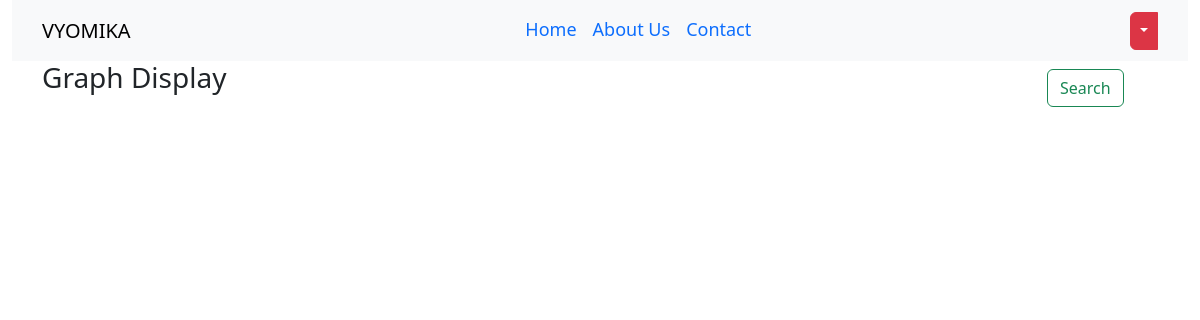
/visualize/display/33/, run on an earlier commit of the app's database.
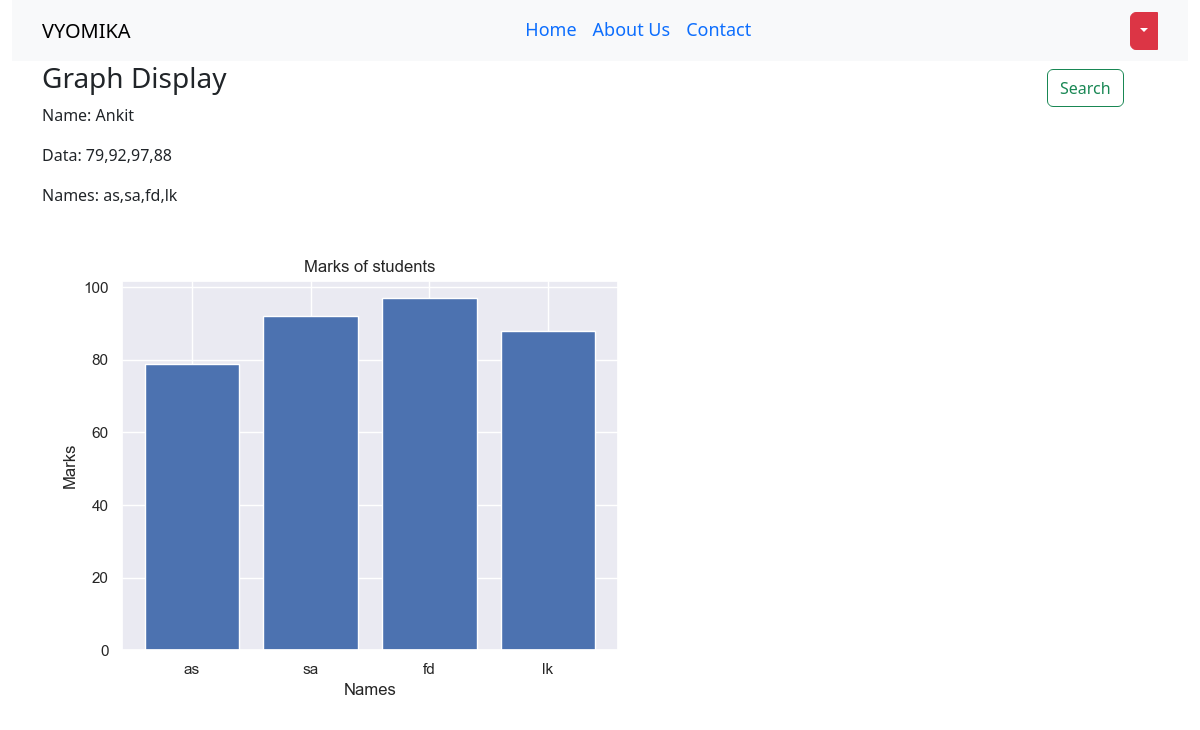
And on a later commit of the database.
### Visualize/models.py (models this page shows, shortened)
class Visualize(models.Model):
    snum = models.AutoField(primary_key=True)
    fname = models.CharField(max_length=55, default='')
    datas = models.CharField(max_length=100, default='')
    names = models.CharField(max_length=255, default='')
    graph = models.ImageField(default='', upload_to='')

### Visualize/views.py (the view)
# urls.py: path('display/<int:snum>/', views.displayGraph, name='displayGraph')
def displayGraph(request, snum):
    data = Visualize.objects.filter(snum=snum).first()
    url = f'/media/graph{snum}.png'
    context = {'data': data, 'url':url}
    return render(request, 'Visualize/visualize.html', context)

### templates/Visualize/visualize.html (shortened to what this page needs)
{% extends 'base.html' %}
{% block body %}
<div class="container">
    <h3>Graph Display</h3>
    {% if data %}
    <div>
        <p>Name: {{ data.fname }}</p>
        <p>Data: {{ data.datas }}</p>
        <p>Names: {{ data.names }}</p>
    </div>
    <img src="{{url}}" alt="Graph {{data.snum}}">
    {% endif %}
</div>
{% endblock %}

### templates/base.html (shortened to what this page needs)
<!doctype html>
<html lang="en">
<head>
    <link href="https://cdn.jsdelivr.net/npm/bootstrap@5.3.0/dist/css/bootstrap.min.css" rel="stylesheet"
>
</head>
<body>
    <div class="container-fluid">
        <nav class="navbar navbar-expand-lg bg-body-tertiary">
            <div class="container">
                <a class="navbar-brand" href="#">VYOMIKA</a>
                <div class="collapse navbar-collapse" id="navbarSupportedContent"
                    style="justify-content: center; font-size: large;">
                    <ul class="nav nav-underline">
                        <li class="nav-item">
                            <a class="nav-link {% block homeactive %}  {% endblock homeactive %}" aria-current="page"
                                href="/">Home</a>
                        </li>
                        <li class="nav-item">
                            <a class="nav-link {% block aboutactive %}  {% endblock aboutactive %}" href="/about">About
                                Us</a>
                        </li>
                        <li class="nav-item">
                            <a class="nav-link {% block contactactive %}  {% endblock contactactive %}"
                                href="#">Contact</a>
                        </li>
                    </ul>
                </div>
                <div class="btn-group">
                    <button type="button" class="btn btn-danger dropdown-toggle dropdown-toggle-split"
                        data-bs-toggle="dropdown" aria-expanded="false">
                    </button>
                </div>
            </div>
        </nav>
        <div class="col-md-12 my-2" style="width: 12%; float: right;">
            <button class="btn btn-outline-success" type="submit">Search</button>
        </div>
        {% block body %}
        {% endblock %}
    </div>
</body>
</html>

What changed in the data, as far as the page shows it:
added Visualize: fname "Ankit", datas "79,92,97,88", names "as,sa,fd,lk"
Also different on the page:
text now shown: "Name: Data: Names:"
